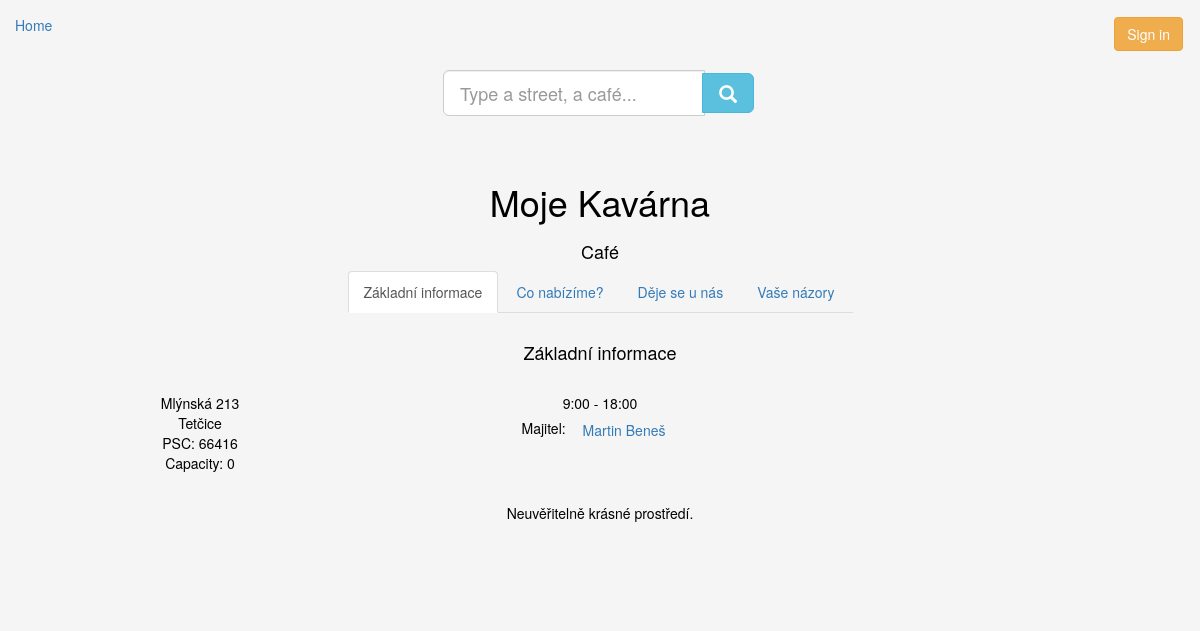
Before: /cafe/?id=1 with the older database file.
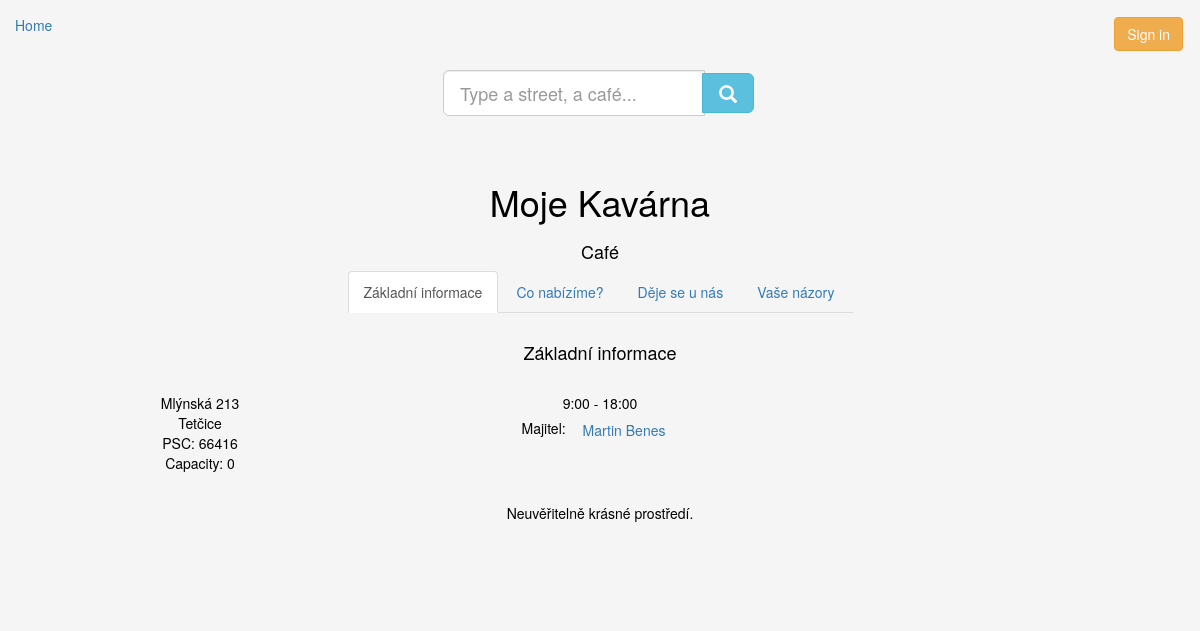
After: the same page with the newer database file.
### kavarna/models.py (models this page shows, shortened)
class Cafe(models.Model):
    name = models.CharField(max_length=64)
    street = models.CharField(max_length=64, blank=True, default='')
    housenumber = models.PositiveIntegerField(blank=True, default=0) # needs to be changed
    city = models.CharField(max_length=64, blank=True, default='')
    psc = models.CharField(max_length=64, blank=True, default='')
    opensAt = models.CharField(max_length=64, blank=True, default='')
    closesAt = models.CharField(max_length=64, blank=True, default='')
    capacity = models.PositiveSmallIntegerField(blank=True, default=0)
    description = models.TextField(blank=True, default='')
    owner = models.ForeignKey(User, on_delete=models.CASCADE)
    offers_coffee = models.ManyToManyField(Coffee)

### kavarna/views.py (the view, shortened to what this page needs)
# urls.py: path('cafe/', views.cafe, name='cafe'),
def cafe(request):
    d = generateDict(request)
    if 'message' in d:
        return errLogout(request, d)
    if request.method == 'GET':
        try:
            cafeid = request.GET['id']
            d['cafe'] = models.Cafe.objects.get(pk=cafeid)
            d['cafe_score'] = core.getCafeScore( d['cafe'] )
            try:
                if models.Reaction.objects.filter(author=d['loggeduser'],cafe=d['cafe']).exclude(score=None).count() > 0:
                    d['my_cafe_score'] = models.Reaction.objects.get(author=d['loggeduser'],cafe=d['cafe'], text="").score
                else:
                    d['my_cafe_score'] = "void 0"
            except KeyError:
                d['my_cafe_score'] = "void 0"
            d['owner'] = d['cafe'].owner    # returns object User
            d['cafe_coffee_list'] = d['cafe'].offers_coffee.all()
            d['event_list'] = models.Event.objects.filter(place=d['cafe'])
            d['cafe_reactions'] = models.Reaction.objects.filter(cafe=d['cafe']).exclude(text="")
            l = [p.pk for p in d['cafe_reactions']]
            d['reaction_reactions'] = models.Reaction.objects.filter(react__in=l)
            d['like_count'] = models.Drinker.objects.filter(likes_cafe=d['cafe']).count
            try:
                d['is_liking'] = True if d['cafe'] in d['loggeddrinker'].likes_cafe.all() else False
            except:
                d['is_liking'] = False
        except KeyError:        # if noone is logged in
            return redirect('/')
    return render(request, "cafe.html", d)

### kavarna/core.py (called while the page is built)
def generateDict(request):
    try:
        email = request.COOKIES['user']
        if User.objects.get(email=email) != None:
            d = {'loggeduser'    : User.objects.get(email=email),
                 'loggeddrinker' : models.Drinker.getData(email) }
        else:
            d = {'message'   : 'Unknown user'}
    except:
        d = {}
    d['key'] = request.GET.get('key', '')
    return d

def getScore(l):
    if len(l) == 0: return 0
    return mean(l)

def getCafeScore(c):
    return getScore( [r.score for r in models.Reaction.objects.all().filter(cafe=c).exclude(score=None)] )

### kavarna/templates/cafe.html (shortened to what this page needs)
{% extends "subpage.html" %}
{% load static %}
{% block header %}{{cafe.name}}{% endblock %}
{% block pagetype %}Café{% endblock %}
{% block tab1title %}Základní informace{% endblock %}
{% block tab2title %}Co nabízíme?{% endblock %}
{% block tab3title %}Děje se u nás{% endblock %}
{% block tab4title %}Vaše názory{% endblock %}
{% block tab1header %}Základní informace{% endblock %}
{% block tab1 %}
<div class="row" style="margin-top: 20px">
    <div class="col-lg-4 text-center">
        {{cafe.street}} {{cafe.housenumber}}<br>
        {{cafe.city}}<br>
        PSC: {{cafe.psc}}<br>
        Capacity: {{cafe.capacity}}
    </div>
    <div class="col-lg-4 text-center">
        {{cafe.opensAt}} - {{cafe.closesAt}}
        <form method="get" action="/profile">
            Majitel: <button class="btn btn-link" type="Submit">{{cafe.owner.first_name}} {{cafe.owner.last_name}}</button>
        </form>
    </div>
    <div class="col-lg-4 text-center">
    </div>
</div>
<div class="row" style="margin-top: 30px">
    <div class="col text-center">
        <p>{{cafe.description}}</p>
    </div>
</div>
{% endblock %}

Changed rows visible on the page:
changed through a linked row, Cafe "Moje Kavárna": owner.last_name "Beneš" → "Benes"
